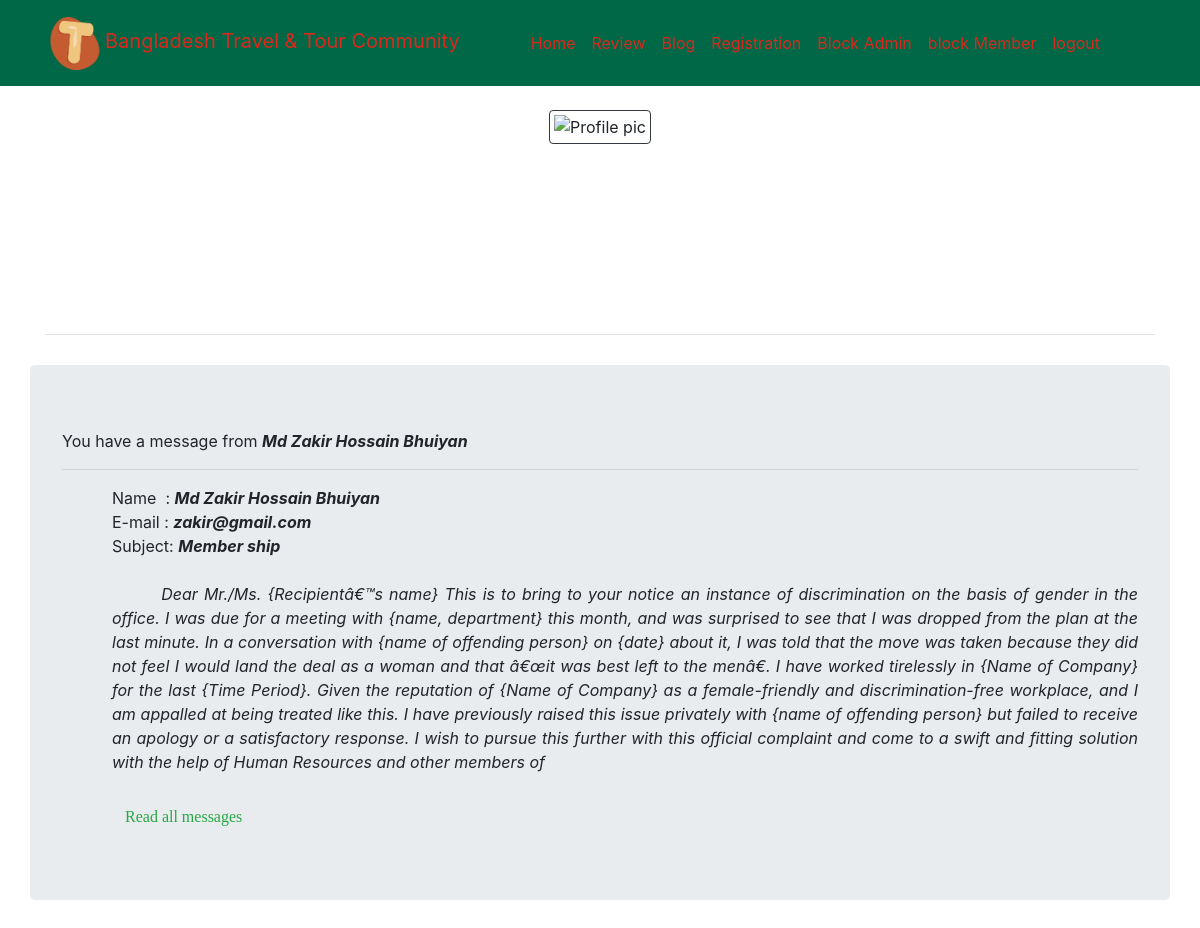
The app's page /admin/adindex.php (signed in) with its own data.
### tables this page shows
CREATE TABLE `contact` (
  `id` int(10) NOT NULL,
  `name` varchar(40) NOT NULL,
  `email` varchar(50) NOT NULL,
  `subject` varchar(25) NOT NULL,
  `message` varchar(1000) NOT NULL
);

### admin/adindex.php (the view, shortened to what this page needs)
<!DOCTYPE html>
<html lang="en">
    <head>
        <link rel="stylesheet" href="https://stackpath.bootstrapcdn.com/bootstrap/4.3.1/css/bootstrap.min.css">
    </head>
    <body>
        <nav class="navbar navbar-expand-md" style="background-color: #006747">
            <div class="container" style="">
                <a class="navbar-brand" href="adindex.php" style="color: #DA291C"><img src="../images/icon.webp" height="60px" width="60px">Bangladesh Travel & Tour Community</a>
                <ul class="navbar-nav mx-auto">
                    <li class="navbar-item">
                        <a class="nav-link" href="adindex.php" style="color: #DA291C">Home</a>
                    </li>
                    <li class="navbar-item">
                        <a class="nav-link" href="updatereview.php" style="color: #DA291C">Review</a>
                    </li>
                    <li class="navbar-item">
                        <a class="nav-link" href="updateblog.php" style="color: #DA291C">Blog</a>
                    </li>
                    <li class="navbar-item">
                        <a class="nav-link" href="adregistration.php" style="color: #DA291C">Registration</a>
                    </li>
                    <li class="navbar-item">
                        <a class="nav-link" href="blockadmin.php" style="color: #DA291C">Block Admin</a>
                    </li>
                    <li class="navbar-item">
                        <a class="nav-link" href="blockuser.php" style="color: #DA291C">block Member</a>
                    </li>
                    <li class="navbar-item">
                        <a class="nav-link" href="adlogout.php" style="color: #DA291C">logout</a>
                    </li>
                </ul>
                <?php
                    $id = $_SESSION['userid'];
                    $con = mysqli_connect("localhost","root","","projectbttc");
                    $sql = "select * from admin where id = $id";
                    $query = mysqli_query($con,$sql);
                    $row = mysqli_fetch_assoc($query);
                ?>
            </div>
        </nav>
        <div class="container" style="text-align: center">
            <br />
            <img src="<?php echo 'img/' . $row['image'] ?>" width="200" height="220" alt='Profile pic' class="border border-dark img-thumbnail"><br /><br />
            <?php
                echo "<i style='font-size: 20px'>"."<b>".$row["name"]."</i>"."</b>"."<br /><br />";
                echo $row["email"]."<br />";
                echo $row["phone"]."<br />";
                echo "<br />";
                echo "<br />";
            ?>
            <hr>
        </div>
        <div class="container jumbotron" style="margin-top: 30px;">
        <?php
            $con = mysqli_connect("localhost","root","","projectbttc");
            $sql = "select * from contact order by id desc limit 1";
            $query = mysqli_query($con,$sql);
            $row = mysqli_fetch_assoc($query);
            echo "You have a message from "."<b><i>".$row["name"]."</b></i>";
            echo "<hr align='left'>";
            echo "<div class='text-justify' style='padding-left: 50px'>";
                echo "Name   &nbsp: "."<b><i>".$row["name"]."</b></i><br />";
                echo "E-mail : "."<b><i>".$row["email"]."</b></i><br />";
                echo "Subject: "."<b><i>".$row["subject"]."</b></i><br /><br />";
                echo "&nbsp&nbsp&nbsp&nbsp&nbsp&nbsp&nbsp "."<i>".$row["message"]."</i>";?>
            <br /><br /><a href="message.php" style="font-family: cursive" class="btn text-success">Read all messages</a>
            <?php
            echo "</div>";
        ?>
        </div>
    </body>
</html>

### records on screen
contact: name "Md Zakir Hossain Bhuiyan", email "zakir@gmail.com", subject "Member ship", message "Dear Mr./Ms. {Recipientâ€™s name} This is to bring to your notice an instance of discrimination on the basis of gender in the office. I was due for a meeting with {name, department} this month, and was surprised to see that I was dropped from the plan at the last minute. In a conversation with {name of offending person} on {date} about it, I was told that the move was taken because they did not feel I would land the deal as a woman and that â€œit was best left to the menâ€. I have worked tirelessly in {Name of Company} for the last {Time Period}. Given the reputation of {Name of Company} as a female-friendly and discrimination-free workplace, and I am appalled at being treated like this. I…"
